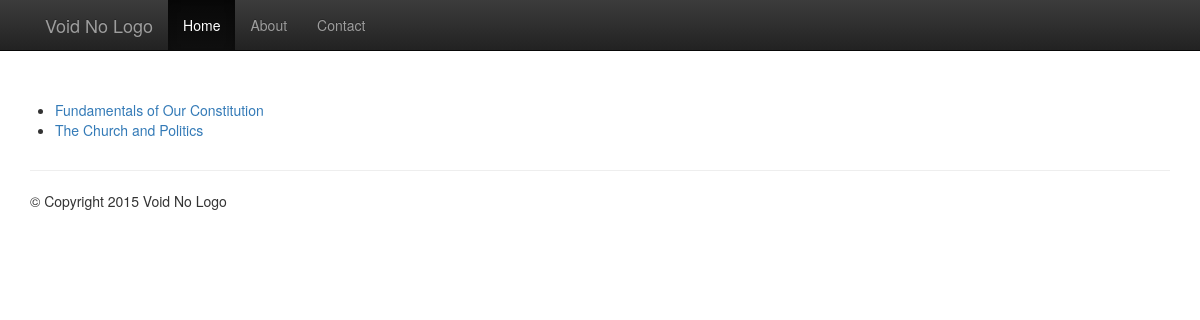
Before: /book/ with the older database file.
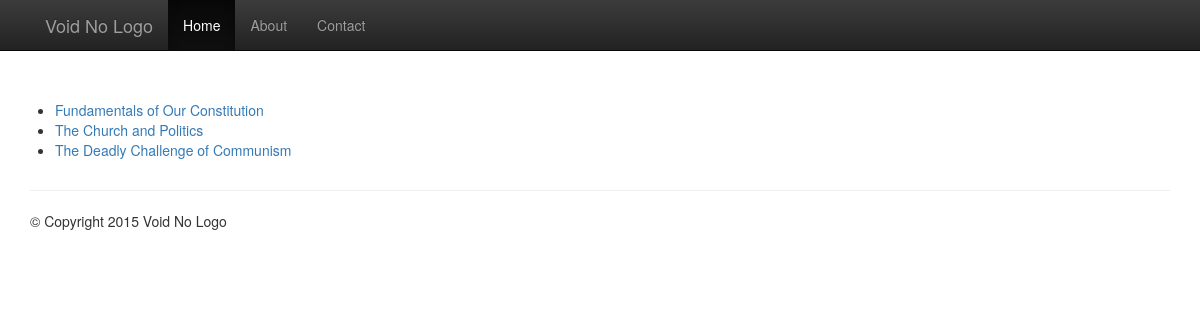
After: the same page with the newer database file.
### book/models.py (models this page shows, shortened)
class Article(models.Model):
    title = models.CharField(max_length=200)
    sub_title = models.CharField(max_length=200, null=True, blank=True)
    author = models.ForeignKey(Author)
    source = models.ForeignKey(Source)
    file_path = models.CharField(max_length=200)

### book/views.py (the view)
def index(request):
    articles = Article.objects.order_by('title')
    context = {'articles': articles}
    return render(request, 'book/index.html', context)

### book/templates/book/index.html
{% extends "base.html" %}
{% block content %}
  <div class="row">
    <article class="col-md-8">
      {% if articles %}
        <ul>
          {% for article in articles %}
            <li><a href="{% url 'book:article' article.id %}">{{ article.title }}</a></li>
          {% endfor %}
        </ul>
      {% else %}
        <p>No articles available.</p>
      {% endif %}
    </article>
  </div>
{% endblock %}

### templates/base.html (shortened to what this page needs)
{% load staticfiles %}
<!DOCTYPE html>
<html lang="en">
  <head>
    <link rel="stylesheet" href="https://maxcdn.bootstrapcdn.com/bootstrap/3.3.5/css/bootstrap.min.css">
    <link rel="stylesheet" href="https://maxcdn.bootstrapcdn.com/bootstrap/3.3.5/css/bootstrap-theme.min.css">
    <link rel="stylesheet" type="text/css" href="{% static 'css/custom.css' %}">
  </head>
  {% include "./nav/nav.html" %}
  <body>
    <div class="container">
      <div class="row">
        {% block content %}
        {% endblock %}
      </div>
      <div class="row">
          <div class="col-xs-12">
            <hr>
              <footer>
                  <p>&copy; Copyright 2015 Void No Logo</p>
              </footer>
          </div>
      </div>
    </div>

### templates/nav/nav.html (shortened to what this page needs)
  <nav id="navbar" class="navbar navbar-fixed-top navbar-inverse" role="navigation">
      <div class="navbar-inner">
        <div class="container">
          <div class="navbar-header">
              <span class="navbar-brand" href="#">Void No Logo</a>
          </div>
          <div class="collapse navbar-collapse" id="navbarCollapse">
              <ul class="nav navbar-nav">
                <li class="active"><a href="{% url 'book:index' %}">Home</a></li>
                <li><a href="" target="_blank">About</a></li>
                <li><a href="" target="_blank">Contact</a></li>
              </ul>
          </div>
        </div>
      </div>
  </nav>

### book/static/css/custom.css (style rules this page uses)
body { padding-top: 100px; }

Changed rows visible on the page:
added Article: title "The Deadly Challenge of Communism"
